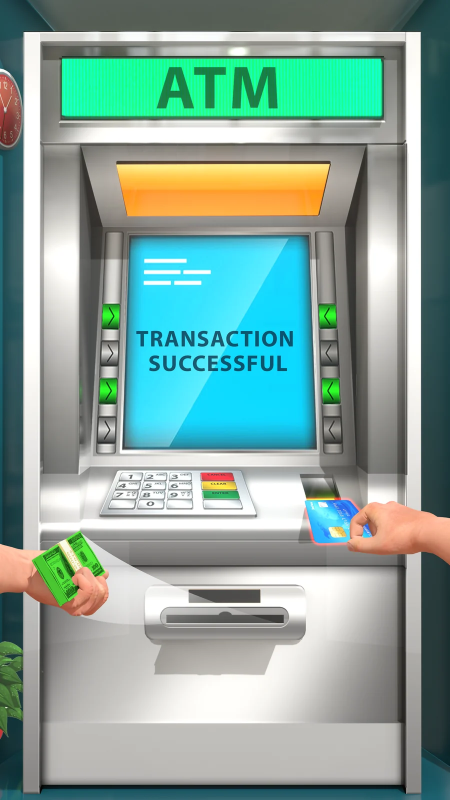
#> input picture content/projects/unity/bank-atm/media/store/shot-1.webp, 900 x 1600 px (shown at 1/2 size)
$ python -i store-art.py   (imports and definitions only)
#> lines starting #> are read from the running program, lines starting #| are printed output that depends on the picture
#> further down, picture is the input picture: PIL image 900x1600 RGB; mean R, G, B 134.9, 165.1, 156
"""Thumbnails for projects that have store screenshots but no video.

For every project with a media/store/ folder (icon.* and shot-*.*, saved from its store page)
and no video, this writes the same files `npm run media` makes from a video:
  public/projects/<id>/poster.webp   1280x720 thumbnail: icon, name, downloads and screenshots
  public/projects/<id>/wrap-1..3.webp 512x288 stills that wrap the project's building

Run: python scripts/store-art.py [--force]   (needs Pillow), then npm run build.
"""

import re
import sys
from pathlib import Path

from PIL import Image, ImageDraw, ImageFilter, ImageFont

ROOT = Path(__file__).resolve().parent.parent
PROJECTS = ROOT / "content" / "projects"
PUBLIC = ROOT / "public" / "projects"
FONTS = ROOT / "node_modules" / "@fontsource" / "rajdhani" / "files"
FORCE = "--force" in sys.argv

W, H = 1280, 720
BG = (11, 15, 23)
ACCENT = (255, 209, 102)


# [15 lines left out: functions font, front_matter, not called in this run]


def cover(img: Image.Image, w: int, h: int):
#> called with w = 1280, h = 720
    s = max(w / img.width, h / img.height)
    img = img.resize((max(w, round(img.width * s)), max(h, round(img.height * s))), Image.LANCZOS)
    x, y = (img.width - w) // 2, (img.height - h) // 2
    return img.crop((x, y, x + w, y + h))
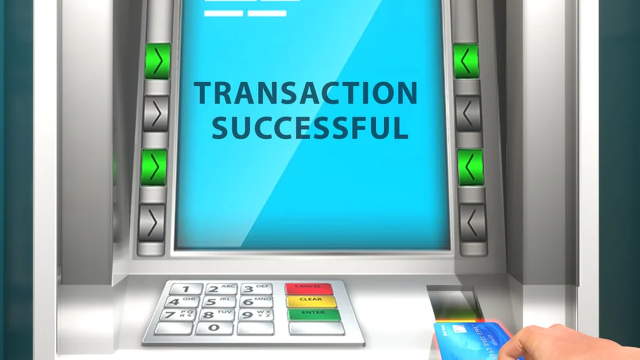
#> returned value: PIL image 1280x720 RGB (shown at 1/2 size); mean R, G, B 119.8, 171.8, 176.3


def contain(img: Image.Image, w: int, h: int):
    s = min(w / img.width, h / img.height)
    return img.resize((round(img.width * s), round(img.height * s)), Image.LANCZOS)


# [28 lines left out: functions rounded, paste_card, wrap_text, not called in this run]


def backdrop(img: Image.Image):
    bg = cover(img.convert("RGB"), W, H).filter(ImageFilter.GaussianBlur(28)).convert("RGBA")
    bg.alpha_composite(Image.new("RGBA", (W, H), BG + (165,)))
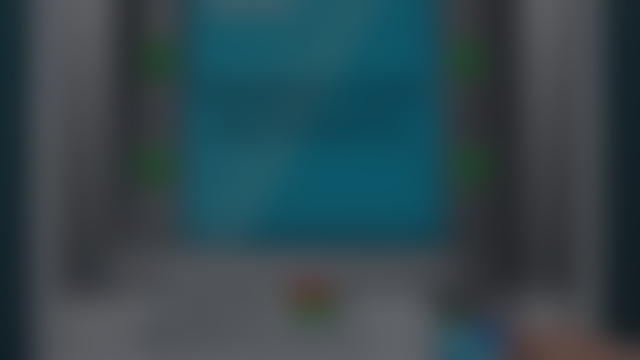
#> bg: PIL image 1280x720 RGBA (shown at 1/2 size); mean R, G, B, A 49.5, 70.4, 77.2, 255
    # darker on the left, behind the text
    fade = Image.linear_gradient("L").rotate(90).resize((W, H))
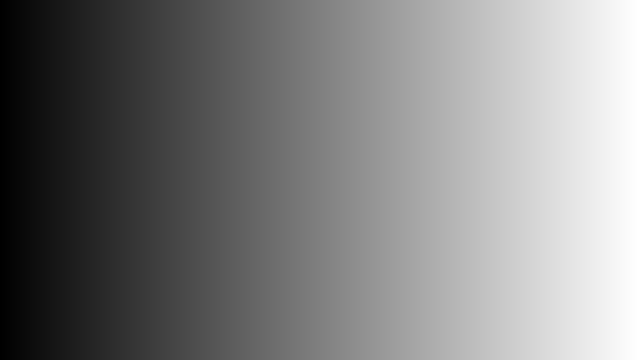
#> fade: PIL image 1280x720 L (shown at 1/2 size); min 0, max 255, mean 127.5
    shade = Image.new("RGBA", (W, H), BG + (0,))
    shade.putalpha(fade.point(lambda v: int(v * 0.75)))
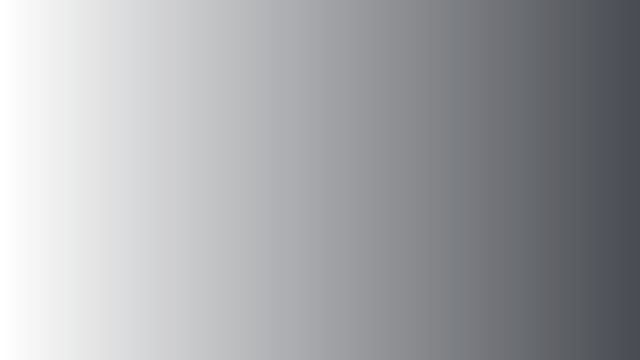
#> shade: PIL image 1280x720 RGBA (shown at 1/2 size); mean R, G, B, A 11, 15, 23, 95.2; transparent parts drawn white
    bg.alpha_composite(shade)
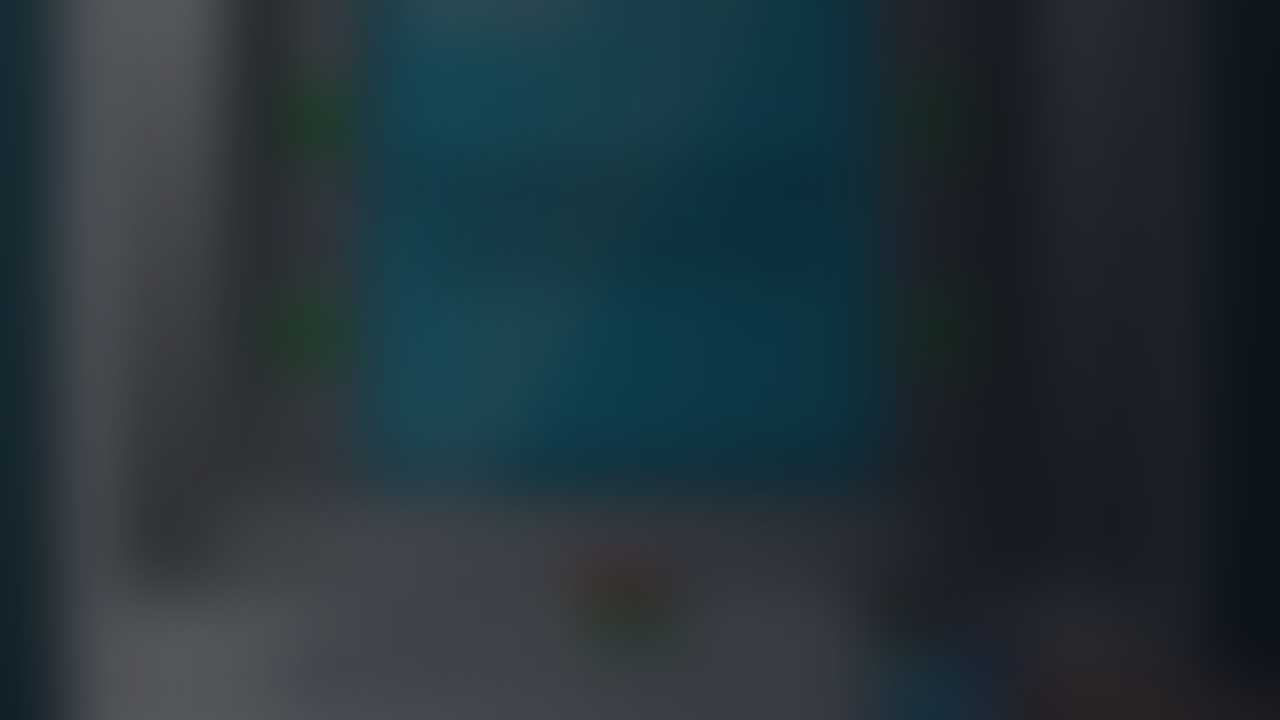
#> bg: PIL image 1280x720 RGBA; mean R, G, B, A 35.7, 50.5, 57.8, 255
    return bg


# [86 lines left out: functions poster, wrap, main, not called in this run]


# [2 lines not run here, left out]

>>> from PIL import Image
>>> picture = Image.open('../content/projects/unity/bank-atm/media/store/shot-1.webp')
>>> result = backdrop(picture)

$ run again, on content/projects/unity/bank-manager/media/store/shot-2.webp
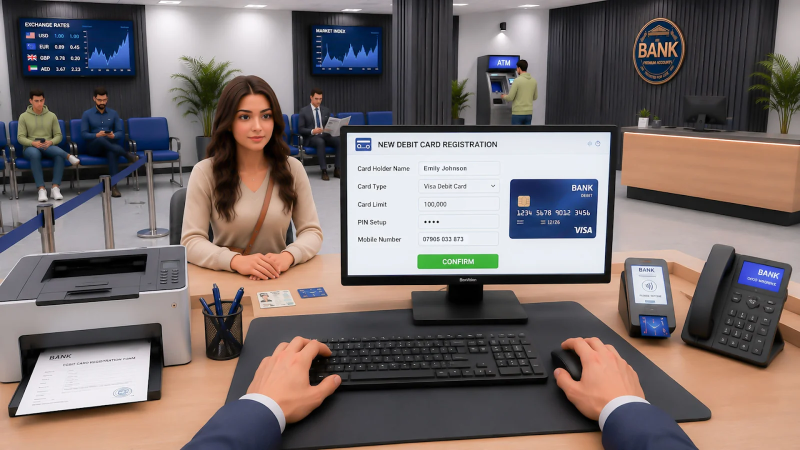
#> input picture content/projects/unity/bank-manager/media/store/shot-2.webp, 1600 x 900 px (shown at 1/2 size)
#> picture is the input picture: PIL image 1600x900 RGB; mean R, G, B 119, 108.8, 107.5
#> in backdrop, `bg = cover(img.convert("RGB"), W, H).filter(ImageFilter.GaussianBlur(2..`:
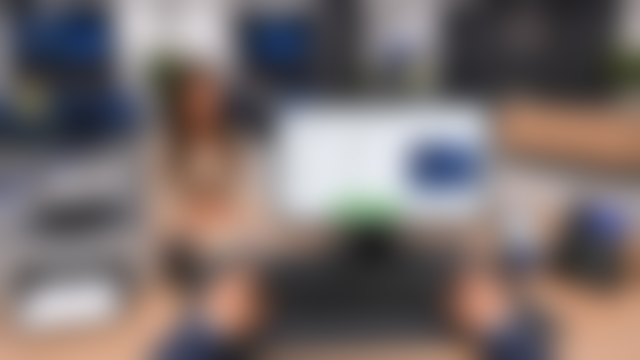
#> bg: PIL image 1280x720 RGBA (shown at 1/2 size); mean R, G, B, A 119.6, 109.3, 107.9, 255
#> in backdrop, `bg.alpha_composite(shade)`:
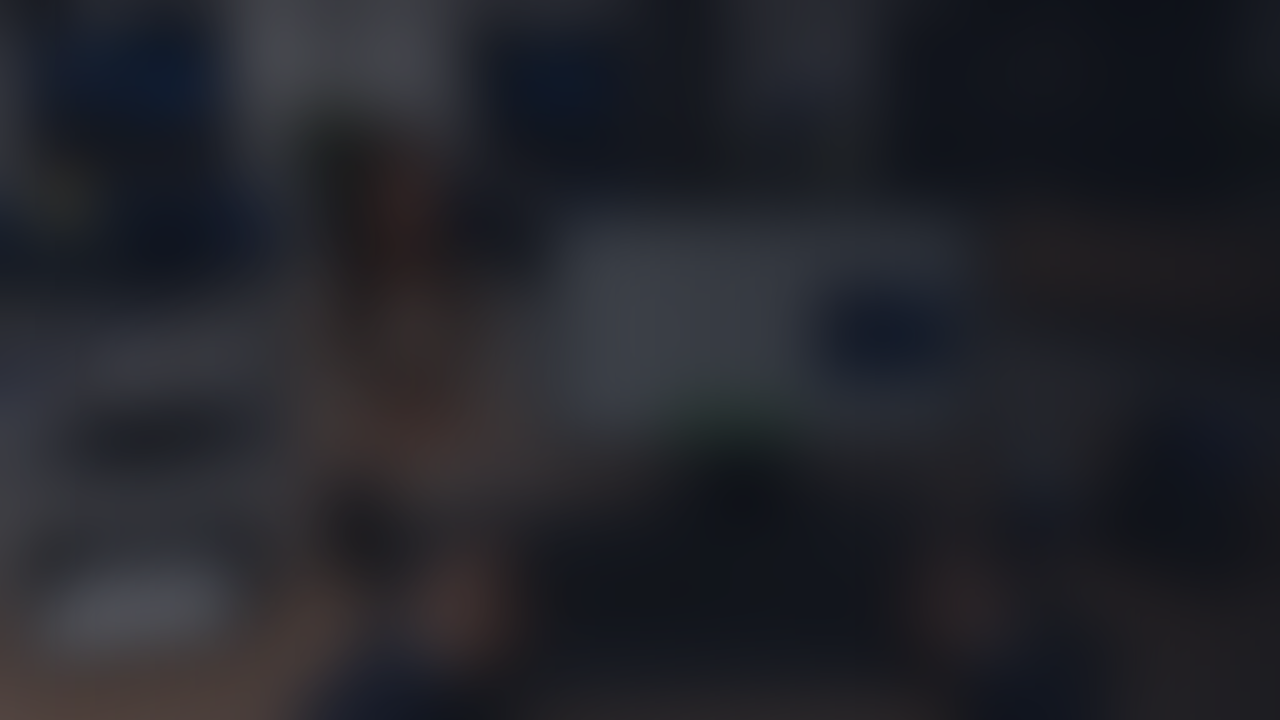
#> bg: PIL image 1280x720 RGBA; mean R, G, B, A 35, 36, 42.1, 255

$ run again, on content/projects/unity/bank-manager/media/store/shot-3.webp
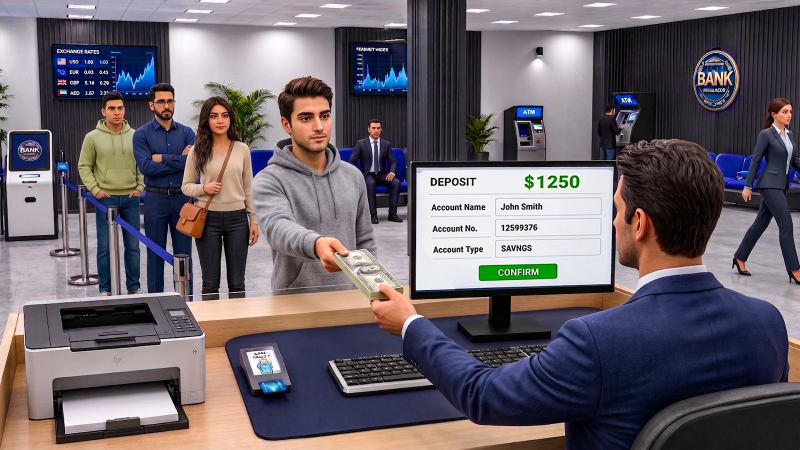
#> input picture content/projects/unity/bank-manager/media/store/shot-3.webp, 1600 x 900 px (shown at 1/2 size)
#> picture is the input picture: PIL image 1600x900 RGB; mean R, G, B 106.8, 98.6, 106.1
#> in backdrop, `bg = cover(img.convert("RGB"), W, H).filter(ImageFilter.GaussianBlur(2..`:
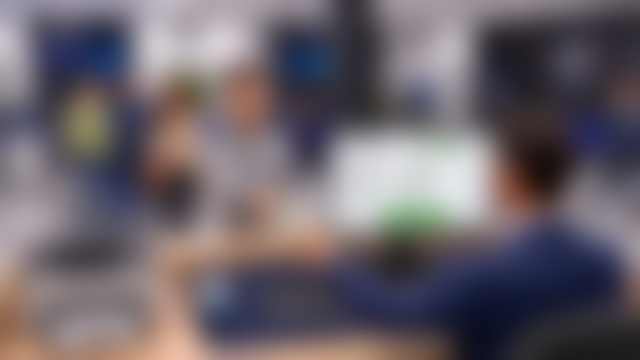
#> bg: PIL image 1280x720 RGBA (shown at 1/2 size); mean R, G, B, A 107.3, 98.9, 106.4, 255
#> in backdrop, `bg.alpha_composite(shade)`:
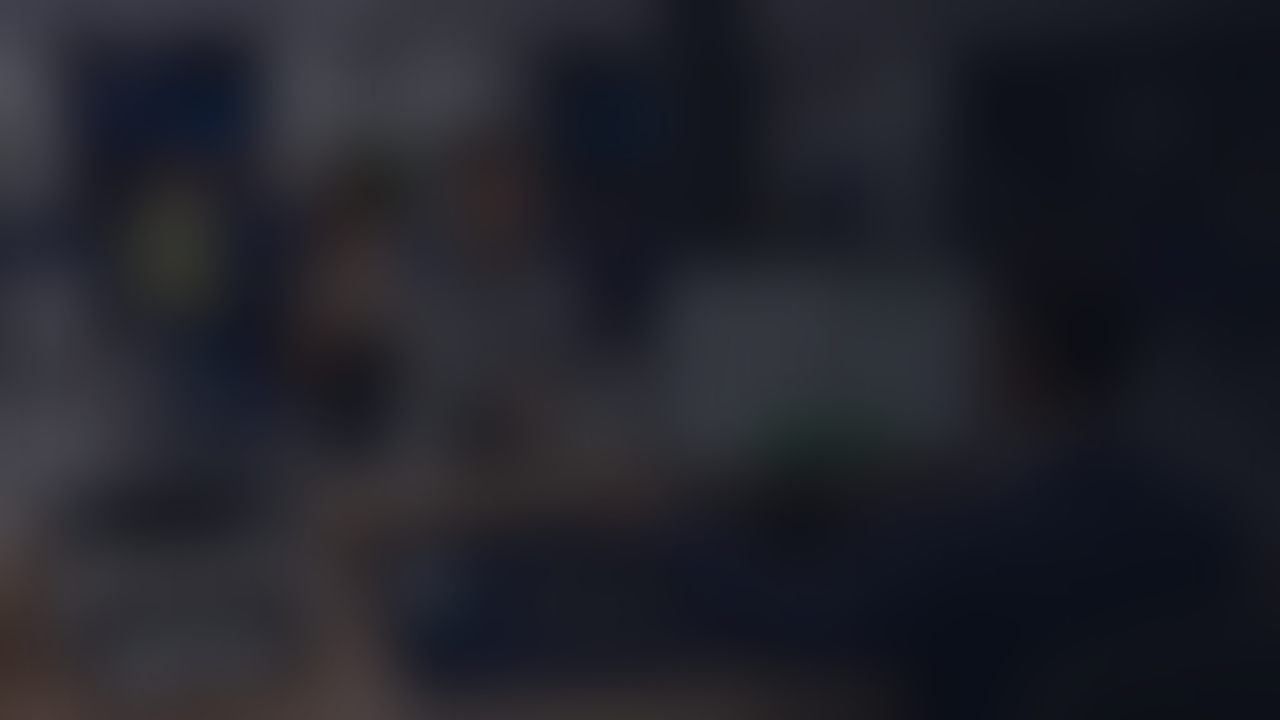
#> bg: PIL image 1280x720 RGBA; mean R, G, B, A 33.8, 34.8, 42.5, 255
